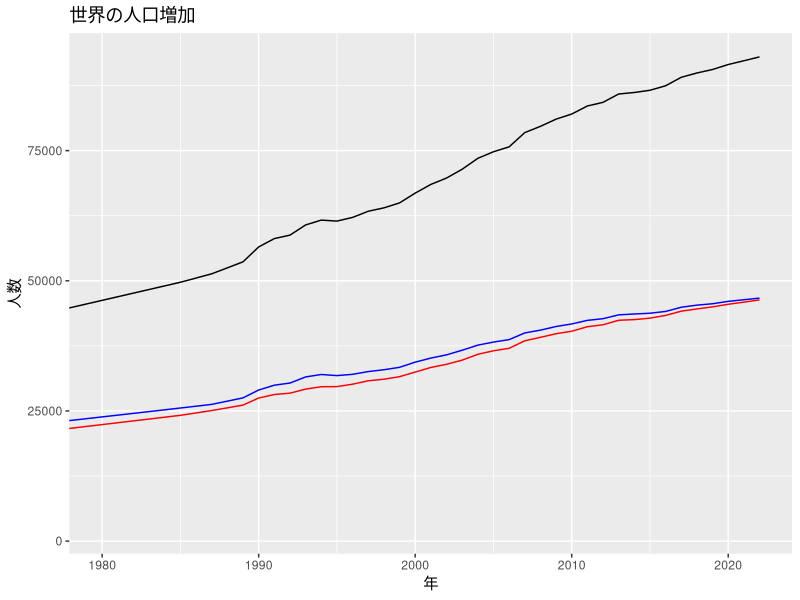

Write the R code that produced this figure.
library(ggplot2)

options(scipen = 999)

population_data_world <- read.csv("./data/population_world.csv")
population_data_japan <- read.csv("./data/population.csv")

head(population_data_world)

population_graph <- ggplot() +
    geom_line(data = population_data_world, aes(x=year, y=population_sum), color="black") +
    geom_line(data = population_data_world, aes(x=year, y=population_man), color="blue") +
    geom_line(data = population_data_world, aes(x=year, y=population_woman), color="red") +
    coord_cartesian(xlim = c(1980, 2022)) +
    labs(title = "世界の人口増加", x="年", y="人数")

ggsave("population_graph.png")


# my_plot <- ggplot(iris, aes(x=Sepal.Length, y=Sepal.Width)) +
#             geom_point(aes(colour=Species)) +
#             geom_smooth()

# ggsave("m_point.png")